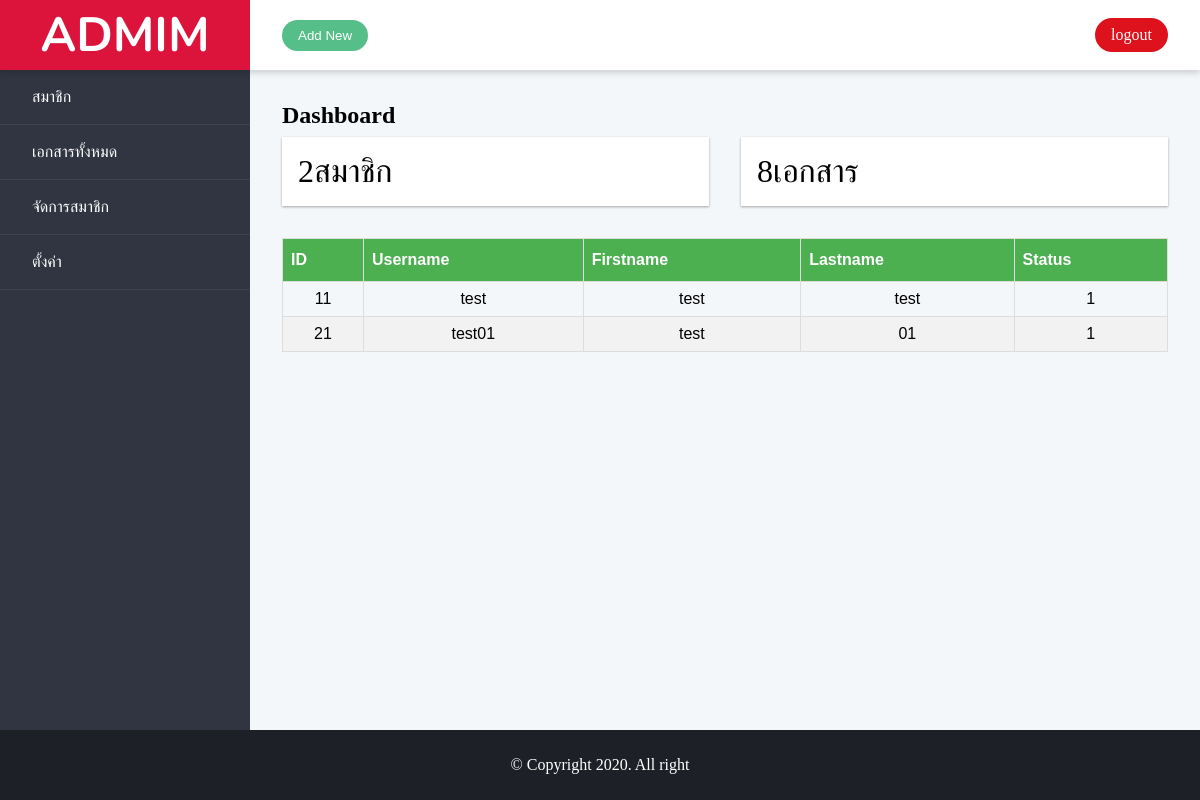
Page /admin_index.php on the committed database.
### tables this page shows
CREATE TABLE `tb_user` (
  `id` int(11) NOT NULL,
  `username` varchar(255) NOT NULL,
  `password` varchar(255) NOT NULL,
  `firstname` varchar(255) NOT NULL,
  `lastname` varchar(255) NOT NULL,
  `regdata` timestamp NULL DEFAULT current_timestamp(),
  `status` tinyint(1) DEFAULT 0
);

### functions.php (called while the page is built, shortened)
<?php
    class DB_con {
        function __construct() {
            $conn = mysqli_connect(DB_SERVER,DB_USER,DB_PASS,DB_NAME);
            $this->dbcon = $conn;
        }
        public function fetchdata() {
            $result = mysqli_query($this->dbcon, "SELECT * FROM tb_user");
            return $result;
        }
        public function sumuser() {
        $sumuser = mysqli_query($this->dbcon,"SELECT  * from tb_user");
        return $sumuser;
    }
        public function sumdoc() {
        $sumdoc = mysqli_query($this->dbcon,"SELECT  * from tb_document");
        return $sumdoc;
    }
    }
?>

### admin_index.php (the view, shortened to what this page needs)
<!DOCTYPE html>
<html lang="en">
<head>
    <link rel="stylesheet" href="css/style.css">
</head>
<body>
    <div class="admin">
        <header class="admin__header">
            <a href="#" class="logo">
            <h1>Admim</h1>
        </a>
            <div class="toolbar">
                <button class="btn btn--primary">Add New </button>
                <a href="admin_logout.php" class="logout">logout</a>
            </div>
        </header>
        <nav class="admin__nav">
            <ul class="menu">
                <li class="menu__item">
                    <a href="admin_index.php" class="menu__link">สมาชิก</a>
                </li>
                <li class="menu__item">
                    <a href="admin_document.php" class="menu__link">เอกสารทั้งหมด</a>
                </li>
                <li class="menu__item">
                    <a href="admin_manage.php" class="menu__link">จัดการสมาชิก</a>
                </li>
                <li class="menu__item">
                    <a href="" class="menu__link">ตั้งค่า</a>
                </li>
            </ul>
        </nav>
        <main class="admin__main">
            <h2>Dashboard</h2>
            <div class="dashboard">
                <div class="dashboard__item">
                    <div class="card">
                        <?php
                                include_once('functions.php');
                                $fetchdata = new DB_con();
                                $result = $fetchdata->sumuser();
                                echo  mysqli_num_rows($result). 'สมาชิก' ;
                            ?>
                    </div>
                </div>
                <div class="dashboard__item">
                    <div class="card">
                        <?php
                                include_once('functions.php');
                                $fetchdata = new DB_con();
                                $result = $fetchdata->sumdoc();
                                echo  mysqli_num_rows($result). 'เอกสาร' ;
                        ?>
                    </div>
                </div>
                <div class="dashboard__item dashboard__item--full">
                    <table id="customers">
                        <tr>
                          <th>ID</th>
                          <th>Username</th>
                          <th>Firstname</th>
                          <th>Lastname</th>
                          <th>Status</th>
                        </tr>
                        <tbody>
                          <?php
                          include_once('functions.php');
                          $fetchdata = new DB_con();
                          $result = $fetchdata->fetchdata();
                          while($row = mysqli_fetch_array($result)) {
                      ?>
                              <tr>
                                  <td><?php echo $row['id']; ?></td>
                                  <td><?php echo $row['username']; ?></td>
                                  <td><?php echo $row['firstname']; ?></td>
                                  <td><?php echo $row['lastname']; ?></td>
                                  <td><?php echo $row['status']; ?></td>
                              </tr>
                      <?php
                           }
                      ?>
                      </tbody>
                      </table>
                </div>
            </div>
        </main>
        <footer class="admin__footer">
            © Copyright 2020. All right
        </footer>
    </div>
</body>
</html>

### css/style.css (style rules this page uses)
* { margin: 0%; padding: 0; box-sizing: border-box; }
body { height: 100%; overflow: hidden; }
.admin { --spacing: 1re,; display: grid; height: 100vh; grid-template-rows:70px 1fr 70px ; grid-template-columns: 250px 1fr; grid-template-areas: "header header" "nav main" "footer footer"; }
.admin__header { display: flex; flex-basis: 100%; grid-area: header; height: 70px; background-color: white; box-shadow: 0 3px 6px rgba(0, 0, 0, 0.16); position: relative; }
.admin__nav { flex: 0 0 250px; grid-area: nav; background-color: #313541; }
.admin__main { flex: 1; grid-area: main; padding: var(--spacing); overflow-y: auto; overflow-x: hidden; -webkit-overflow-scrolling: touch; background-color: #f4f7fa; }
.admin__footer { display: flex; grid-area: footer; flex-basis: 100%; justify-content: center; align-items: center; height: 70px; padding: 0 var(--spacing); color: #fff; background-color: #1d2127; }
td { text-align: center; }
@media only screen and (min-width: 48rem) { .admin { --spacing: 2rem; } }
.dashboard { --column-count: 2; display: flex; flex-wrap: wrap; margin: 0 calc(var(--spacing) * -0.5); display: grid; grid-template-columns: repeat(var(--column-count), 1fr); grid-gap: var(--spacing); }
.dashboard__item { flex: 1 1 50%; grid-column-end: span 2; padding: calc(var(--spacing) / 2); }
.dashboard__item--full { flex-basis: 100%; grid-column: 1 / -1; }
@media only screen and (min-width: 48rem) { .dashboard { --column-count: 4; } }
a { color: #dc5a60; text-decoration: none; }
.logo { display: flex; flex: 0 0 250px; height: 70px; justify-content: center; align-items: center; position: relative; margin: 0; color: white; background-color: #DC143C; font-size: 1rem; }
.logo h1 { margin: 0; }
.toolbar { display: flex; flex: 1; justify-content: space-between; align-items: center; padding: 0 var(--spacing); }
.menu { list-style: none; padding: 0; }
.menu__item { border-bottom: 1px solid rgba(255,255,255,0.07); }
.menu__link { display: block; padding: 1rem 2rem; color: #76808f; text-decoration: none; transition: .4s; }
.card { height: 100%; padding: 1rem; font-size: 2rem; font-weight: 300; background-color: #fff; box-shadow: 0 1px 3px rgba(0, 0, 0, 0.12), 0 1px 2px rgba(0, 0, 0, 0.24); transition: all .3s cubic-bezier(0.25, 0.8, 0.25,1); }
.btn { display: inline-block; border-radius: 5em; border: 0; padding: 0.5rem 1rem; white-space: nowrap; }
.btn--primary { color: #fff; background-color: #56bf89; }
#customers { font-family: "Trebuchet MS", Arial, Helvetica, sans-serif; border-collapse: collapse; width: 100%; }
#customers td, #customers th { border: 1px solid #ddd; padding: 8px; }
#customers tr:nth-child(even) { background-color: #f2f2f2; }
#customers th { padding-top: 12px; padding-bottom: 12px; text-align: left; background-color: #4CAF50; color: white; }
.toolbar a { display: inline-block; border-radius: 5em; border: 0; padding: 0.5rem 1rem; white-space: nowrap; color: #fff; background-color: #dd121c; }
h2 { margin-bottom: 0.5rem; }
h1 { font-family: "Nunito", sans-serif; font-size: 48px; font-weight: 700; line-height: 56px; text-transform: uppercase; }
.menu__item a { color: white; font-family: "Nunito", sans-serif; }

### rows in the picture
tb_user: id "11", username "test", firstname "test", lastname "test", status "1"
tb_user: id "21", username "test01", firstname "test", lastname "01", status "1"

### other values in the picture
mysqli_num_rows($result) "2"
mysqli_num_rows($result) "8"
